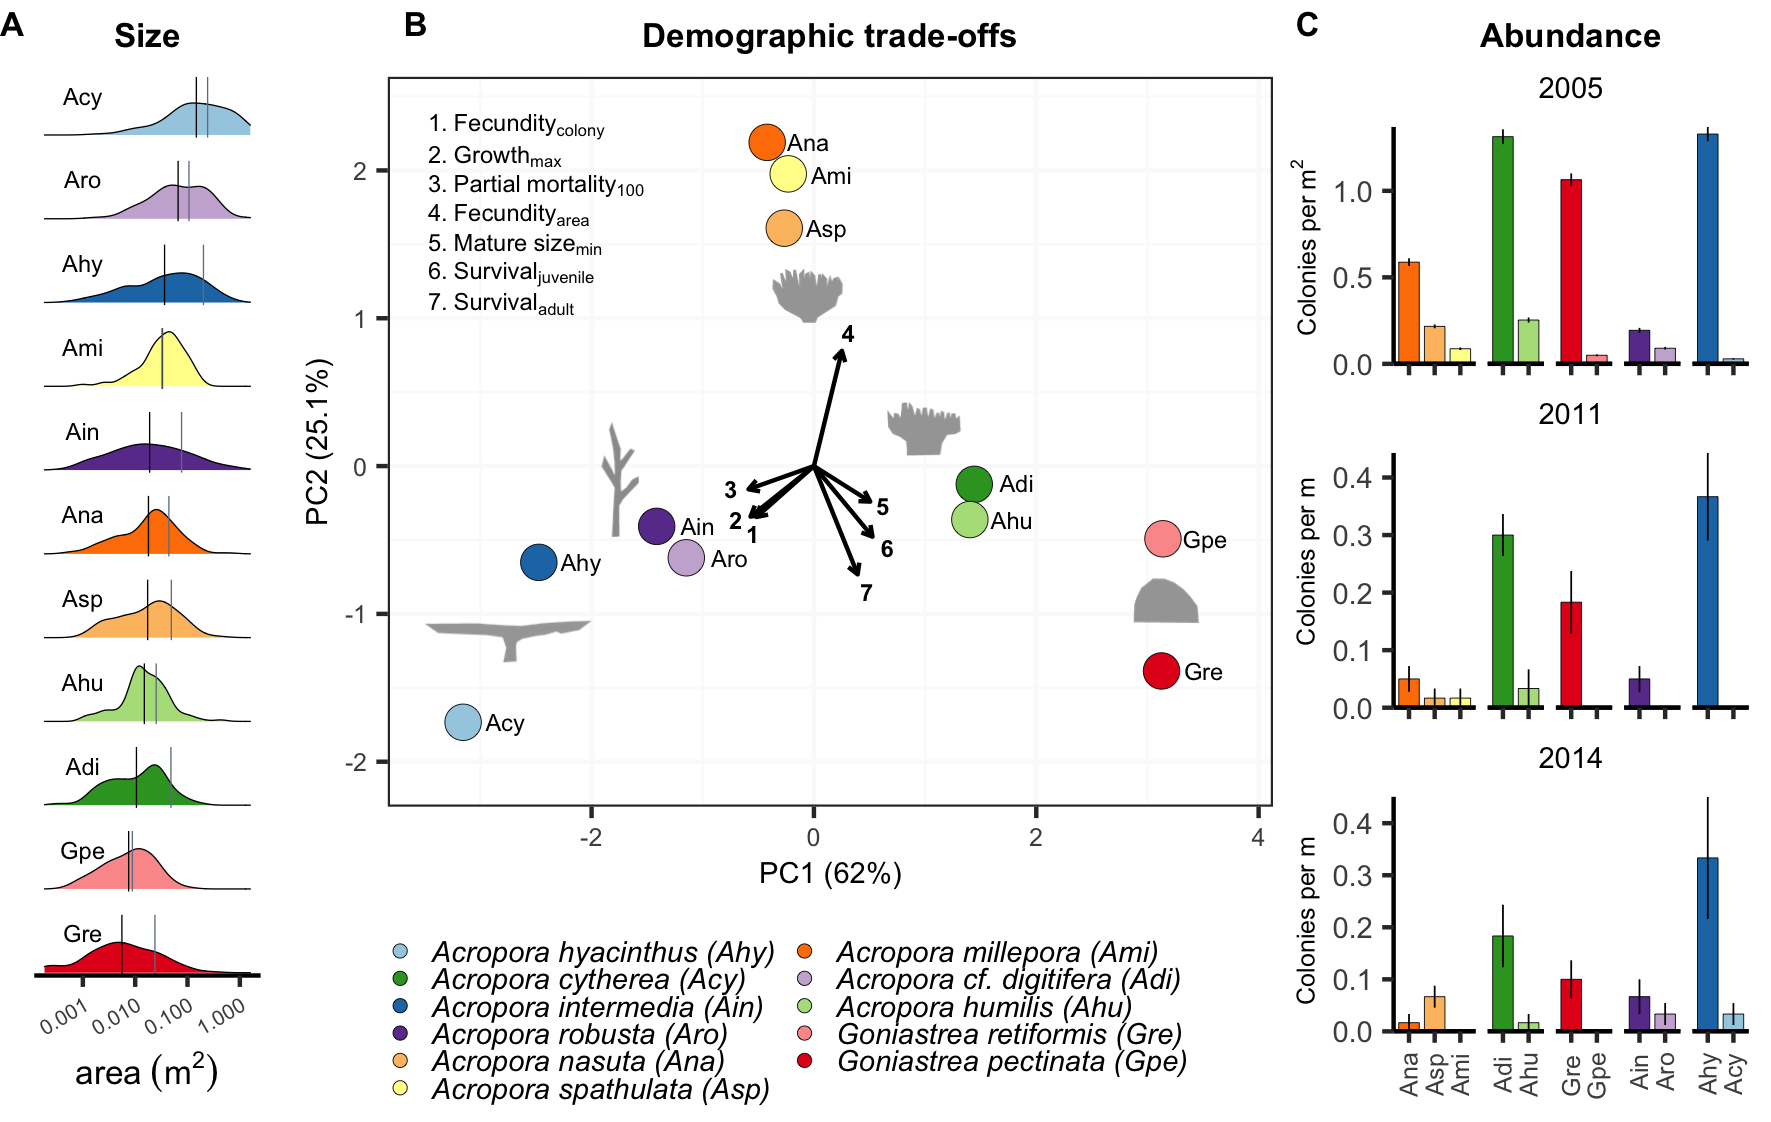

Generate this figure with R:

#######################################
# IMAGES
#######################################
tab<-readPNG("data/coral_silhouettes/tabularG.png")
tab<-rasterGrob(tab, interpolate=TRUE)
mas<-readPNG("data/coral_silhouettes/massiveG.png")
mas<-rasterGrob(mas, interpolate=TRUE)
cor<-readPNG("data/coral_silhouettes/corymboseG.png")
cor<-rasterGrob(cor, interpolate=TRUE)
cor<-readPNG("data/coral_silhouettes/corymboseG.png")
cor<-rasterGrob(cor, interpolate=TRUE)
dig<-readPNG("data/coral_silhouettes/digitateG.png")
dig<-rasterGrob(dig, interpolate=TRUE)
brn<-readPNG("data/coral_silhouettes/branchingG.png")
brn<-rasterGrob(brn, interpolate=TRUE)

#######################################
# SIZE
#######################################

size.av <- size.av[order(size.av$area, decreasing=TRUE),]
size.av$spp <- factor(size.av$spp, levels=size.av$spp)
ss$spp <- factor(ss$spp, levels=size.av$spp)
dat$spp <- factor(dat$spp, levels=size.av$spp)

size <- ggplot()+
#geom_density(data=dat[!is.na(dat$spp),], aes(x=area_cm2/10000), fill=NA, col="grey")+
geom_density(data=ss[!is.na(ss$spp),], aes(x=10^area, fill=spp), col="black", size=0.15)+
geom_text(data=size.av, aes(x=0.001, y=0.75, label=spp),size=2)+
geom_segment(data=size.av, aes(x=10^area,xend=10^area, y=Inf, yend=-Inf), col="black", size=0.15)+
geom_segment(data=aggregate(area_cm2~spp, dat[!is.na(dat$spp),], mean), aes(x=area_cm2/10000,xend=area_cm2/10000, y=Inf, yend=-Inf), col="slategrey", size=0.15)+
facet_wrap(~spp, ncol=1, strip.position="left")+
scale_y_continuous(breaks=c(0.5))+
scale_fill_manual(values=cols)+
scale_colour_manual(values=cols)+
scale_x_log10()+
guides(fill="none", col="none")+
labs(x=expression(area~(m^2)))+
ggtitle("Size")+
theme_classic()+
theme(strip.background=element_blank(), 
strip.text=element_blank(), 
axis.title.y=element_blank(),
plot.background=element_blank(),
axis.line.y=element_blank(), 
axis.ticks.y=element_blank(),
#axis.text.y=element_text(size=5),
axis.title.x=element_text(size=8),
axis.text.x=element_text(size=5, angle=30, hjust=1),
axis.text.y=element_blank(),
plot.title=element_text(size=8, face="bold", hjust=0.5))
size

#######################################
# PCA
#######################################

pcdat<-data.frame(spp=params$spp, x=pca$x[,1], y=pca$x[,2], abun=params$abundance_05)
rot<-data.frame(spp=rownames(pca$rotation), x=pca$rotation[,1], y=pca$rotation[,2])

rot$num <- c(2,4,6,7,3,5,1)
rot

group_name <- c(
expression(1*.~Fecundity[colony]),
expression(2*.~Growth[max]), 
expression(3*.~Partial~mortality[100]), 
expression(4*.~Fecundity[area]), 
#expression(5*.~Fecundity[intercept]),
expression(5*.~Mature~size[min]), 
expression(6*.~Survival[juvenile]), 
expression(7*.~Survival[adult]))

rot$x2 <- rot$x
rot$x2[rot$spp=="r.int"] <- rot$x[rot$spp=="r.int"]+0.03

pcdat$spp <- factor(pcdat$spp, levels=order)


labs2 <- paste(labs, " (", order, ")", sep="")

pcplot <- ggplot()+
geom_segment(data=rot, aes(x=0,y=0, xend=x*1.3, yend=y*1.3), arrow=arrow(length=unit(1, "mm")))+
geom_text(data=NULL, aes(x=-3.47, y=seq(1.1,2.3,length.out=7)), label=rev(group_name),size=2, fontface="bold", hjust=0)+
geom_text_repel(data=rot, aes(x2*1.6, y*1.5,label=num),  size=2, fontface="bold", force=0.001)+
#geom_point(data=pcdat, aes(x,y, col=spp, size=abun))+
geom_point(data=pcdat, aes(x,y, fill=spp), size=4, shape=21, stroke=0.15)+
geom_text_repel(data=pcdat, aes(x+0.38,y-0, label=spp), size=2, force=0.0005)+
#scale_colour_manual(values=c(cols), labels=labs)+
scale_fill_manual(values=cols, labels=labs2)+
scale_radius(range=c(5,10))+
xlim(c(min(pcdat$x)*1.1,max(pcdat$x)*1.2))+
ylim(c(min(pcdat$y)*1.2,max(pcdat$y)*1.1))+
labs(x=paste("PC1 (",exp[1],"%)", sep=""),y=paste("PC2 (",exp[2],"%)", sep=""))+
annotation_custom(tab, xmin=-3.5, xmax=-2, ymin=-1.7, ymax=-0.7)+
annotation_custom(brn, xmin=-3, xmax=-0.5, ymin=-0.5, ymax=0.3)+
annotation_custom(cor, xmin=-0.6, xmax=0.5, ymin=0.9, ymax=1.4)+
#annotation_custom(dig, xmin=2, xmax=3, ymin=-0.9, ymax=0.5)+
annotation_custom(dig, xmin=0.5, xmax=1.5, ymin=0, ymax=0.5)+
annotation_custom(mas, xmin=2.5, xmax=3.85, ymin=-1.1, ymax=-0.7)+
guides(fill = guide_legend(override.aes = list(size=1.2)))+
ggtitle("Demographic trade-offs")+
theme_bw()+theme(legend.title=element_blank(), legend.text=element_text(size=7, face="italic"), legend.key.size=unit(0.1, "mm"), 
#legend.position=c(0.8, 0.83), 
panel.grid.minor=element_line(color="grey98"),
panel.grid.major=element_line(color="grey98"),
legend.background=element_blank(), 
axis.text=element_text(size=6), axis.title=element_text(size=7),
plot.title=element_text(face="bold", size=8, hjust=0.5))
#dev.off()
pcplot

#######################################
# ABUNDANCE
#######################################

abun[,c("spp","morphology","abundance_05")] <- params[match(abun$species, params$species), c("spp","morphology","abundance_05")]

d08B[,c("spp","morphology","abundance_05")] <- params[match(d08B$Species, params$species), c("spp","morphology","abundance_05")]


abunplot<-plot_grid(NULL,
plot_grid(
ggplot(data=d08B, aes(reorder(spp, -abundance_05), N/10, fill=spp))+
#geom_bar(data=tri2.av, aes(reorder(species, -abun05), N/10, fill=species),stat="identity")+
stat_summary(fun="mean", geom = "bar", width=0.8, col="black", size=0.1)+
stat_summary(fun.data = mean_se, geom = "errorbar", width=0, size=0.2)+
facet_grid(.~morphology, scales="free_x", space="free_x")+
guides(fill="none")+
labs(subtitle="2005",y="Colonies per m")+
scale_fill_manual(values=cols)+
scale_y_continuous(expand=c(0,0))+
geom_hline(yintercept=0)+
theme_classic()+
ggtitle("Abundance")+
theme(axis.title=element_blank(), 
axis.text.x=element_blank(),
axis.text.y=element_text(size=7),
plot.subtitle=element_text(size=7, hjust=0.5),
panel.spacing.x=unit(1,"mm"),
plot.title=element_text(size=8, hjust=0.5, face="bold"), 
strip.text=element_blank(), strip.background=element_blank())
,
ggplot()+theme_void(),
ggplot(data=abun[abun$year==2011,], aes(reorder(spp, -abundance_05), N/10, fill=spp))+
#geom_bar(data=tri2.av, aes(reorder(species, -abun05), N/10, fill=species),stat="identity")+
stat_summary(fun="mean", geom = "bar", width=0.8, col="black", size=0.1)+
stat_summary(fun.data = mean_se, geom = "errorbar", width=0, size=0.2)+
facet_grid(.~morphology, scales="free_x", space="free_x")+
guides(fill="none")+
labs(subtitle="2011",y="Colonies per m")+
scale_fill_manual(values=cols)+
scale_y_continuous(expand=c(0,0))+
geom_hline(yintercept=0)+
theme_classic()+
theme(axis.title=element_blank(), 
axis.text.x=element_blank(),
axis.text.y=element_text(size=7),
panel.spacing.x=unit(1,"mm"),
plot.subtitle=element_text(size=7, hjust=0.5),
plot.title=element_text(size=8, hjust=0.5, face="bold"), 
strip.text=element_blank(), strip.background=element_blank())
,
ggplot()+theme_void(),
ggplot(data=abun[abun$year==2014,], aes(reorder(spp, -abundance_05), N/10, fill=spp))+
#geom_bar(data=tri2.av, aes(reorder(species, -abun05), N/10, fill=species),stat="identity")+
stat_summary(fun="mean", geom = "bar", width=0.8, col="black", size=0.1)+
stat_summary(fun.data = mean_se, geom = "errorbar", width=0, size=0.2)+
facet_grid(.~morphology, scales="free_x", space="free_x")+
guides(fill="none")+
labs(subtitle="2014", y="Colonies per m")+
scale_fill_manual(values=cols)+
scale_y_continuous(expand=c(0,0))+
geom_hline(yintercept=0)+
theme_classic()+
theme(axis.title=element_blank(), 
axis.text.x=element_text(size=6, angle=90, vjust=0.5),
axis.text.y=element_text(size=7),
panel.spacing.x=unit(1,"mm"),
plot.subtitle=element_text(size=7, hjust=0.5),
plot.title=element_text(size=8, hjust=0.5, face="bold"), 
strip.text=element_blank(), strip.background=element_blank()),
ncol=1, rel_heights=c(1.1, -0.05,1,-0.05,1.1),
align="hv", axis="lr"),
rel_widths=c(0.03,1))
abunplot



fig.1 <- plot_grid(size,
plot_grid(pcplot+guides(fill="none"),NULL,
get_legend(pcplot+guides(fill = guide_legend(ncol=2, override.aes = list(size=1.5)))), ncol=1, rel_heights=c(1,-0.02, 0.25)), abunplot,
rel_widths=c(0.28,1, 0.47), labels=c("A", "B", "C"), label_size=8, hjust=c(0,-5, 0), nrow=1)+
draw_label(expression(Colonies~per~m^2), 0.737, 0.78, size=6, angle=90)+
draw_label("Colonies per m", 0.737, 0.5, size=6, angle=90)+
draw_label("Colonies per m", 0.737, 0.18, size=6, angle=90)
fig.1
